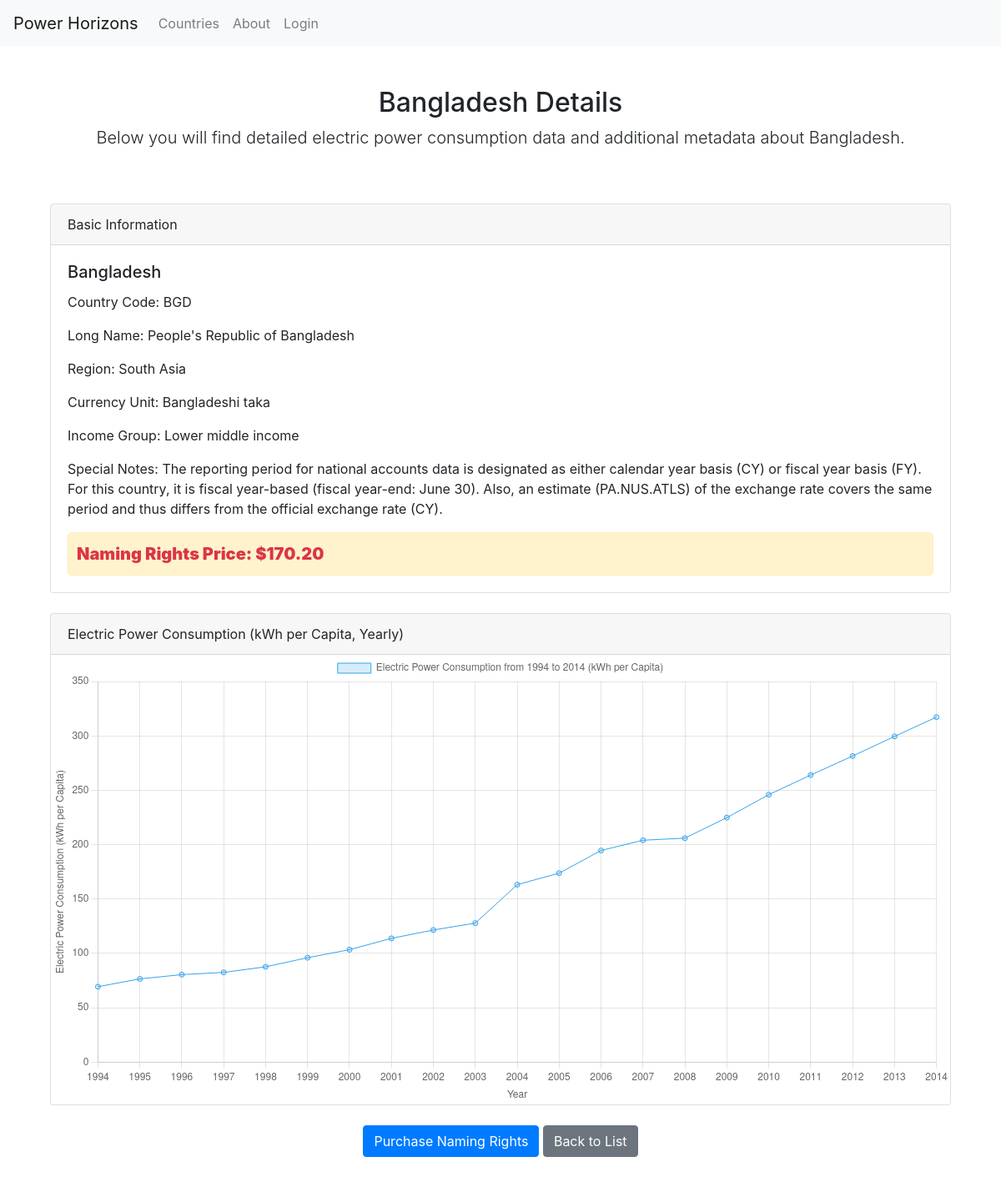
Before: /countries/BGD/ with the older database file.
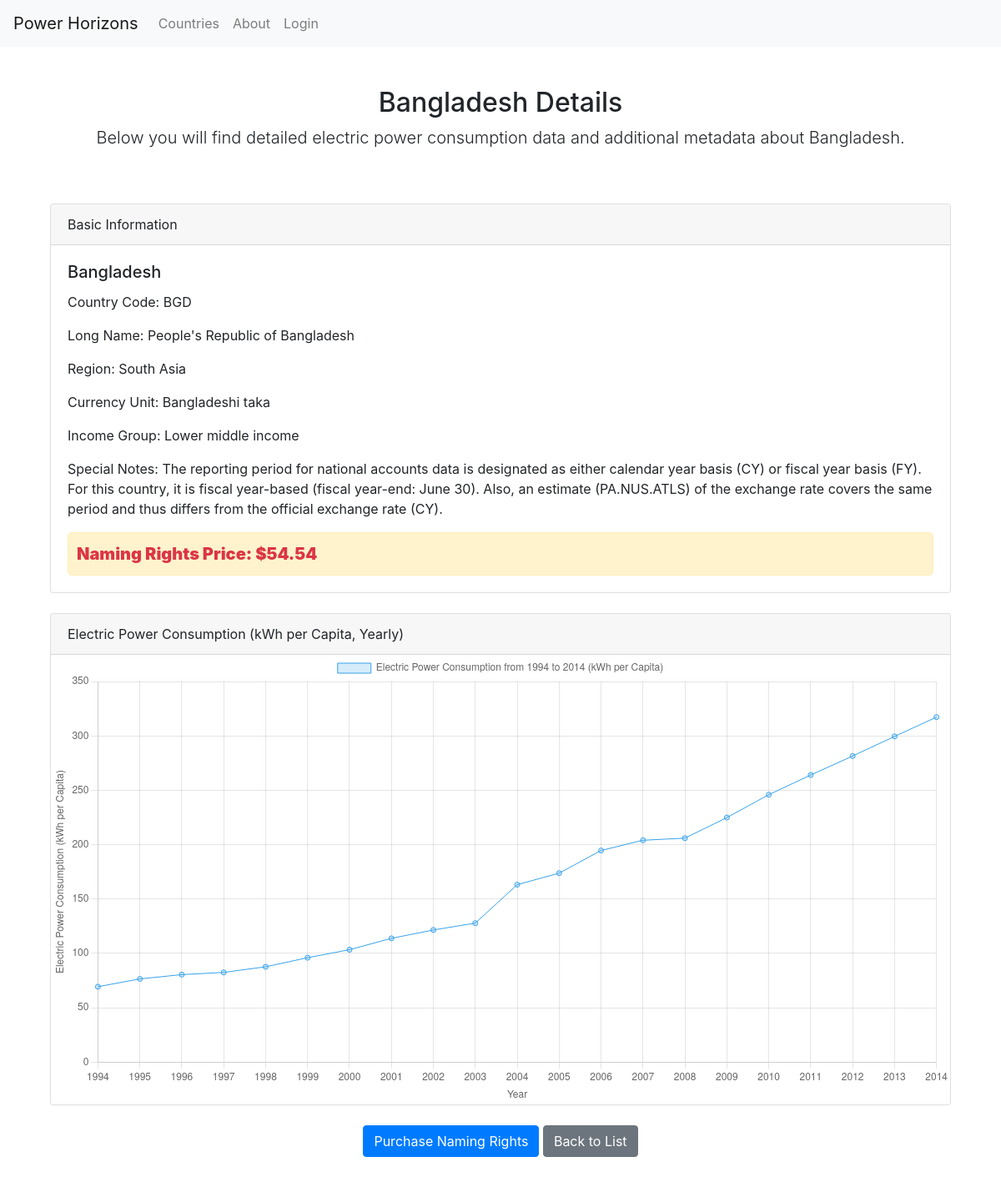
After: the same page with the newer database file.
### epdata/models.py (models this page shows, shortened)
class CountryData(models.Model):
    country_code = models.CharField(max_length=3, primary_key=True)
    country_name = models.CharField(max_length=100)
    price = models.DecimalField(max_digits=10, decimal_places=2, default=100.00)  # Default price for naming rights

class CountryMetadata(models.Model):
    country = models.OneToOneField(CountryData, on_delete=models.CASCADE, primary_key=True, related_name='metadata')
    long_name = models.CharField(max_length=100)
    region = models.CharField(max_length=50, null=True, blank=True)
    currency_unit = models.CharField(max_length=50, null=True, blank=True)
    income_group = models.CharField(max_length=50, null=True, blank=True)
    special_notes = models.TextField(null=True, blank=True)

### epdata/views.py (the view)
# urls.py: path('countries/<str:country_code>/', views.country_detail, name='country_detail'),
def country_detail(request, country_code):
    country = get_object_or_404(CountryData, country_code=country_code)
    consumptions = ElectricConsumption.objects.filter(country=country).order_by('year')
    years = [consumption.year for consumption in consumptions]
    data = [consumption.consumption for consumption in consumptions]
    return render(request, 'country_detail.html', {
        'country': country,
        'years': years,
        'data': data,
        'metadata': country.metadata
    })

### epdata/templates/country_detail.html (shortened to what this page needs)
{% extends "base.html" %}
{% block content %}
<div class="py-5 text-center">
    <h2>{{ country.country_name }} Details</h2>
    <p class="lead">Below you will find detailed electric power consumption data and additional metadata about {{ country.country_name }}.</p>
</div>
<div class="container">
    <div class="card mb-4">
        <div class="card-header">
            Basic Information
        </div>
        <div class="card-body">
            <h5 class="card-title">{{ country.country_name }}</h5>
            <p class="card-text">Country Code: {{ country.country_code }}</p>
            <p class="card-text">Long Name: {{ country.metadata.long_name }}</p>
            <p class="card-text">Region: {{ country.metadata.region }}</p>
            <p class="card-text">Currency Unit: {{ country.metadata.currency_unit }}</p>
            <p class="card-text">Income Group: {{ country.metadata.income_group }}</p>
            <p class="card-text">Special Notes: {{ country.metadata.special_notes }}</p>
            <p class="card-text price-highlight"><strong>Naming Rights Price: ${{ country.price }}</strong></p>
        </div>
    </div>
    <div class="card mb-4">
        <div class="card-header">
            Electric Power Consumption (kWh per Capita, Yearly)
        </div>
        {% if data %}
        <canvas id="electricConsumptionChart" width="400" height="200"></canvas>
        {% else %}
        <div class="card-body">
            <p>No electric power consumption data available.</p>
        </div>
        {% endif %}
    </div>
    <div class="text-center mb-4">
        <a href="{% url 'purchase' country.country_code %}" class="btn btn-primary">Purchase Naming Rights</a>
        <a href="{% url 'list_countries' %}" class="btn btn-secondary">Back to List</a>
    </div>
</div>
{% if data %}
<script>
    document.addEventListener('DOMContentLoaded', function () {
        var ctx = document.getElementById('electricConsumptionChart').getContext('2d');
        var electricConsumptionChart = new Chart(ctx, {
            type: 'line',
            data: {
                labels: {{ years|safe }},
                datasets: [{
                    label: 'Electric Power Consumption from 1994 to 2014 (kWh per Capita)',
                    data: {{ data|safe }},
                    backgroundColor: 'rgba(54, 162, 235, 0.2)',
                    borderColor: 'rgba(54, 162, 235, 1)',
                    borderWidth: 1
                }]
            },
            options: {
                scales: {
                    y: {
                        title: {
                            display: true,
                            text: 'Electric Power Consumption (kWh per Capita)'
                        },
                        beginAtZero: true
                    },
                    x: {
                        title: {
                            display: true,
                            text: 'Year'
                        }
                    }
                }
            }
        });
    });
</script>
{% endif %}
{% endblock %}

Changed rows visible on the page:
changed CountryData "Bangladesh": price "170.20" → "54.54"
